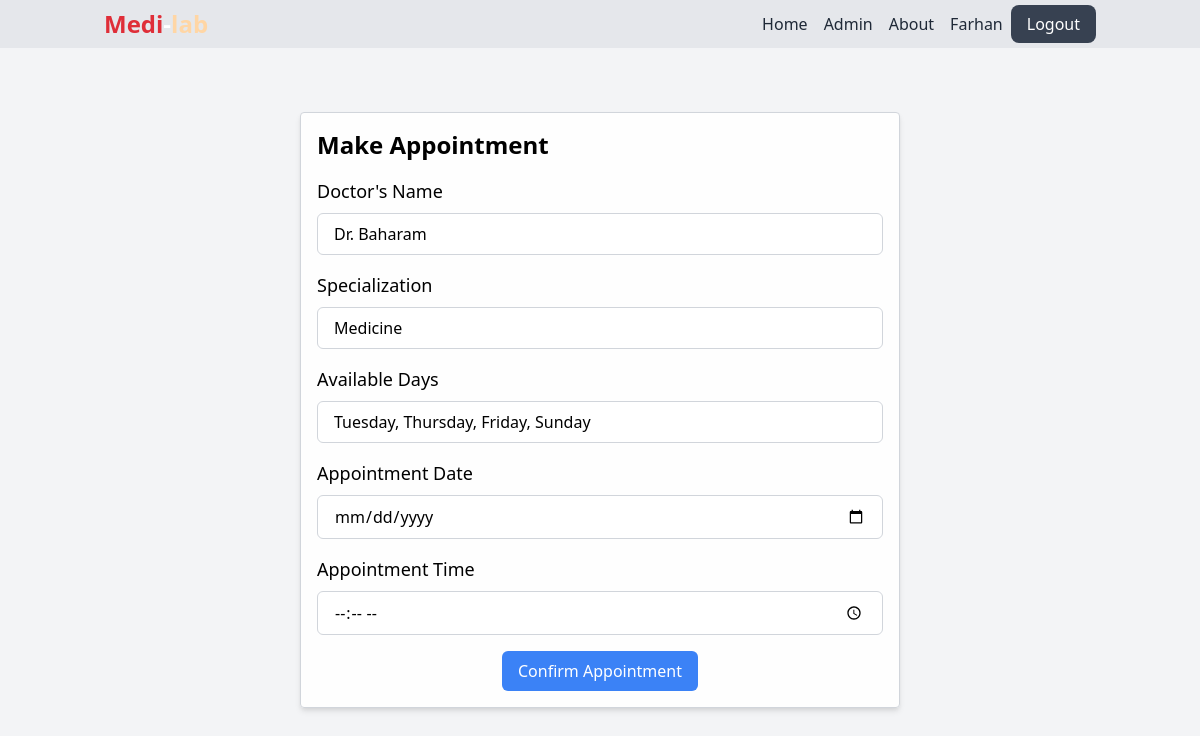
The app's page /make_appointment.php?doctor_id=5 (signed in) with its own data.
### tables this page shows
CREATE TABLE `patients` (
  `patient_id` int(11) NOT NULL,
  `name` varchar(255) NOT NULL,
  `email` varchar(255) NOT NULL,
  `password` varchar(255) NOT NULL
);

CREATE TABLE `doctors` (
  `doctor_id` int(11) NOT NULL,
  `name` varchar(255) NOT NULL,
  `email` varchar(255) NOT NULL,
  `password` varchar(255) NOT NULL,
  `specialization` varchar(255) NOT NULL,
  `status` enum('pending','approved') DEFAULT 'pending',
  `start` time NOT NULL,
  `end` time NOT NULL,
  `availability` varchar(255) NOT NULL
);

### web/make_appointment.php (the view, shortened to what this page needs)
<!DOCTYPE html>
<html lang="en">
<head>
    <link href="https://cdn.jsdelivr.net/npm/tailwindcss@2.2.19/dist/tailwind.min.css" rel="stylesheet">
</head>
<body>
    <header class="bg-gray-200 text-white py-2 fixed w-full top-0">
        <?php include '../includes/navbar.php'; ?>
    </header>
    <div class="container w-1/2 mx-auto py-8 mb-8 mt-20">
        <div class="mx-auto bg-white bg-opacity-90 p-4 border border-gray-300 rounded shadow-md">
            <h2 class="text-2xl font-bold mb-4">Make Appointment</h2>
            <?php
            $doctorId = $_GET['doctor_id'];
            $conn = mysqli_connect("localhost", "root", "", "doctor_appointment_system");
            $query = "SELECT * FROM doctors WHERE doctor_id = $doctorId";
            $result = mysqli_query($conn, $query);
            $doctor = mysqli_fetch_assoc($result);
            if ($doctor) {
                $doctorName = $doctor['name'];
                $specialization = $doctor['specialization'];
            ?>
                <form action="make_appointment.php" method="POST">
                    <div class="flex flex-col mb-4">
                        <label for="doctor_name" class="text-lg font-medium mb-2">Doctor's Name</label>
                        <input type="text" id="doctor_name" name="doctor_name" value="<?php echo $doctorName; ?>" readonly class="px-4 py-2 border border-gray-300 rounded-md focus:outline-none focus:ring-blue-500 focus:border-blue-500">
                    </div>
                    <div class="flex flex-col mb-4">
                        <label for="specialization" class="text-lg font-medium mb-2">Specialization</label>
                        <input type="text" id="specialization" name="specialization" value="<?php echo $specialization; ?>" readonly class="px-4 py-2 border border-gray-300 rounded-md focus:outline-none focus:ring-blue-500 focus:border-blue-500">
                    </div>
                    <div class="flex flex-col mb-4">
                        <label for="availability" class="text-lg font-medium mb-2">Available Days</label>
                        <input type="text" id="availability" name="availability" value="<?php echo $doctor['availability']; ?>" readonly class="px-4 py-2 border border-gray-300 rounded-md focus:outline-none focus:ring-blue-500 focus:border-blue-500">
                    </div>
                    <div class="flex flex-col mb-4">
                        <label for="appointment_date" class="text-lg font-medium mb-2">Appointment Date</label>
                        <input type="date" id="appointment_date" name="appointment_date" required class="px-4 py-2 border border-gray-300 rounded-md focus:outline-none focus:ring-blue-500 focus:border-blue-500">
                    </div>
                    <div class="flex flex-col mb-4">
                        <label for="appointment_time" class="text-lg font-medium mb-2">Appointment Time</label>
                        <input type="time" id="appointment_time" name="appointment_time" required class="px-4 py-2 border border-gray-300 rounded-md focus:outline-none focus:ring-blue-500 focus:border-blue-500">
                    </div>
                    <div class="flex items-center justify-center mt-4">
                        <button type="submit" name="make_appointment" class="bg-blue-500 text-white px-4 py-2 rounded-md hover:bg-blue-600">Confirm Appointment</button>
                    </div>
                </form>
            <?php
            } else {
                echo "Doctor not found.";
            }
            ?>
        </div>
    </div>
</body>
</html>

### includes/navbar.php (shortened to what this page needs)
<div class="container mx-auto px-4">
    <?php
    if (isset($_SESSION["patient_id"])) {
        $patientId = $_SESSION["patient_id"];
        $conn = mysqli_connect("localhost", "root", "", "doctor_appointment_system");
        $patientQuery = "SELECT * FROM patients WHERE patient_id = $patientId";
        $patientResult = mysqli_query($conn, $patientQuery);
        $patient = mysqli_fetch_assoc($patientResult);
    }
    ?>
    <nav class="flex justify-between">
        <ul>
            <li>
                <a href="index.php" class="font-bold text-2xl"><span style="color: #DF2E38">Medi</span>-<span style="color: #FFD6A5">lab</span></a>
            </li>
        </ul>
        <ul class="flex my-auto">
            <li class="mr-4">
                <a href="index.php" class="font-medium text-gray-800 hover:text-red-500">Home</a>
            </li>
            <li class="mr-4">
                <a href="admin.php" class="font-medium text-gray-800 hover:text-red-500">Admin</a>
            </li>
            <li class="mr-4">
                <a href="about.php" class="font-medium text-gray-800 hover:text-red-500">About</a>
            </li>
            <?php if (isset($doctor)) { ?>
                <li>
                    <a href="doctor_dashboard.php" class="font-medium text-gray-800 hover:text-red-500 mr-2"><?php echo $doctor['name']; ?></a>
                </li>
                <li>
                    <a href="logout.php" class="font-medium bg-gray-700 text-white px-4 py-2 rounded-lg hover:bg-gray-500">Logout</a>
                </li>
            <?php } elseif (isset($patient)) { ?>
                <li>
                <a href="patient_dashboard.php" class="font-medium text-gray-800 hover:text-red-500 mr-2"><?php echo $patient['name']; ?></a>
                </li>
                <li>
                    <a href="logout.php" class="font-medium bg-gray-700 text-white px-4 py-2 rounded-lg hover:bg-gray-500">Logout</a>
                </li>
            <?php } else { ?>
                <li>
                    <a href="index.php" class="font-medium bg-gray-700 text-white px-4 py-2 rounded-lg hover:bg-gray-500">Login</a>
                </li>
            <?php } ?>
        </ul>
    </nav>
</div>

### web/make_appointment.php (style rules this page uses)
body { background: #f3f4f6; }

### records on screen
patients: name "Farhan"
doctors: doctor_name "Dr. Baharam", specialization "Medicine", availability "Tuesday, Thursday, Friday, Sunday"
